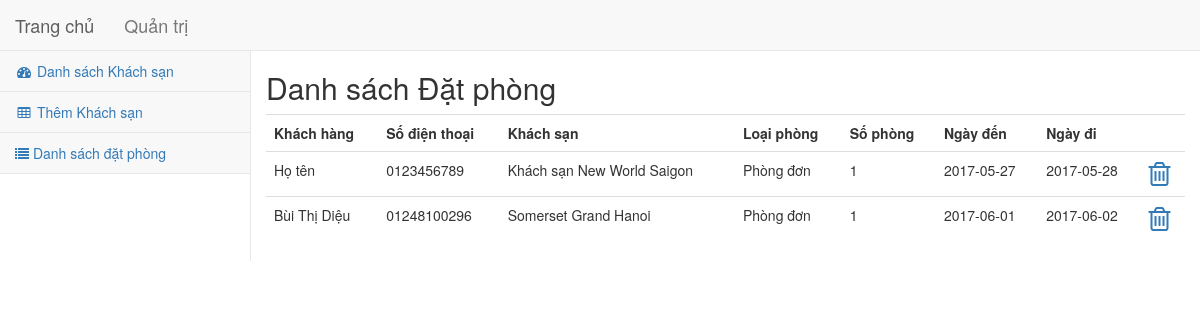
/admin/datphong.php (signed in), run on the app's committed database.
### tables this page shows
CREATE TABLE `datphong` (
  `id` int(11) NOT NULL,
  `hoten` varchar(100) NOT NULL,
  `sdt` varchar(20) NOT NULL,
  `id_khachsan` int(11) NOT NULL,
  `loaiphong` varchar(50) NOT NULL,
  `sophong` int(11) NOT NULL,
  `ngayden` date NOT NULL,
  `ngaydi` date NOT NULL
);

CREATE TABLE `khachsan` (
  `id` int(11) NOT NULL,
  `ten` varchar(255) NOT NULL,
  `diachi` text NOT NULL,
  `diadiem` int(11) NOT NULL,
  `sdt` varchar(50) NOT NULL,
  `hinhanh` varchar(255) NOT NULL,
  `gioithieu` text NOT NULL
);

### admin/database.php (called while the page is built, shortened)
<?php
include '../database.php';
function dsDatPhong(){
    global $conn;
    $query = "SELECT * FROM `datphong`";
    $rs = mysqli_query($conn, $query);
    $data = getData($rs);
    return $data;
}

### database.php (called while the page is built, shortened)
<?php
include 'config.php';
function getData($rs) {
    $count = 0;
    while ($row = mysqli_fetch_assoc($rs)) {
        $arr[] = $row;
        $count++;
    }
    if ($count > 0) {
        return $arr;
    }
    return null;
}
function khachSan($id){
    global $conn;
    $query = "SELECT * FROM `khachsan` WHERE id = $id";
    $rs = mysqli_query($conn, $query);
    $data = getData($rs);
    $khachsan = $data[0];
    $query = "SELECT * FROM `phong` WHERE id_khachsan = $id";
    $rs = mysqli_query($conn, $query);
    $khachsan['phong'] = getData($rs);
    return $khachsan;
}

### admin/datphong.php (the view, shortened to what this page needs)
<!DOCTYPE html>
<html lang="en">
    <head>
        <link rel="stylesheet" href="https://maxcdn.bootstrapcdn.com/bootstrap/3.3.7/css/bootstrap.min.css">
        <link rel="stylesheet" href="https://cdnjs.cloudflare.com/ajax/libs/font-awesome/4.7.0/css/font-awesome.min.css">
        <link href="css/admin.css" rel="stylesheet" type="text/css"/>
        <?php include 'database.php' ?>
        <?php $dsDatPhong = dsDatPhong(); ?>
    </head>
    <body>
        <nav class="navbar navbar-default navbar-static-top" style="margin-bottom: 0">
            <div class="navbar-header">
                <a class="navbar-brand" href="/hotel">Trang chủ</a>
                <a class="navbar-brand" href="/hotel/admin">Quản trị</a>
            </div>
            <div class="navbar-default sidebar">
                <div class="sidebar-nav navbar-collapse">
                    <ul class="nav in" id="side-menu">
                        <li class="active">
                            <a href="/hotel/admin"><i class="fa fa-dashboard fa-fw"></i> Danh sách Khách sạn</a>
                        </li>
                        <li>
                            <a href="/hotel/admin/edit.php"><i class="fa fa-table fa-fw"></i> Thêm Khách sạn</a>
                        </li>
                        <li>
                            <a href="/hotel/admin/datphong.php"><i class="fa fa-list" aria-hidden="true"></i> Danh sách đặt phòng</a>
                        </li>
                    </ul>
                </div>
            </div>
        </nav>
        <div class="main-content">
            <div class="row">
                <h2>Danh sách Đặt phòng</h2>
                <table class="table">
                    <tr>
                        <th>Khách hàng</th>
                        <th>Số điện thoại</th>
                        <th>Khách sạn</th>
                        <th>Loại phòng</th>
                        <th>Số phòng</th>
                        <th>Ngày đến</th>
                        <th>Ngày đi</th>
                        <th></th>
                    </tr>
                    <?php if ($dsDatPhong != null): ?>
                        <?php foreach ($dsDatPhong as $chitiet): ?>
                            <?php $khachsan = khachSan($chitiet['id_khachsan']) ?>
                            <tr>
                                <td><?= $chitiet['hoten'] ?></td>
                                <td> <?= $chitiet['sdt'] ?> </td>
                                <td> <?= $khachsan['ten'] ?> </td>
                                <td> <?= $chitiet['loaiphong'] ?></td>
                                <td> <?= $chitiet['sophong'] ?></td>
                                <td> <?= $chitiet['ngayden'] ?></td>
                                <td> <?= $chitiet['ngaydi'] ?></td>
                                <td> <a class="delete" href="/hotel/admin/datphong.php?delete=<?= $chitiet['id'] ?>"><i class="fa fa-2x fa-trash-o" aria-hidden="true"></i></a></td>
                            </tr>
                        <?php endforeach; ?>
                    <?php endif ?>
                </table>
            </div>
        </div>
    </body>
</html>

### admin/css/admin.css (style rules this page uses)
.sidebar { z-index: 1; position: absolute; width: 250px; margin-top: 51px; }
.sidebar ul li { border-bottom: 1px solid #e7e7e7; }
.main-content { margin: 0 0 0 250px; padding: 0 30px; border-left: 1px solid #e7e7e7; }

### data on the page
datphong: hoten "Họ tên", sdt "0123456789", id_khachsan.ten "Khách sạn New World Saigon", loaiphong "Phòng đơn", sophong "1", ngayden "2017-05-27", ngaydi "2017-05-28"
datphong: hoten "Bùi Thị Diệu", sdt "01248100296", id_khachsan.ten "Somerset Grand Hanoi", loaiphong "Phòng đơn", sophong "1", ngayden "2017-06-01", ngaydi "2017-06-02"
